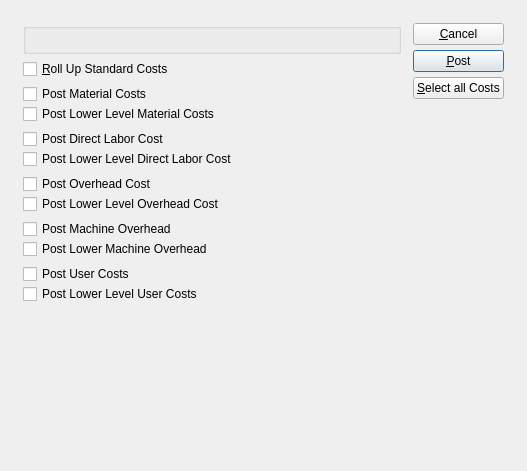
<?xml version="1.0" encoding="UTF-8"?>
<ui version="4.0">
 <comment>This file is part of the xTuple ERP: PostBooks Edition, a free and
open source Enterprise Resource Planning software suite,
Copyright (c) 1999-2019 by OpenMFG LLC, d/b/a xTuple.
It is licensed to you under the Common Public Attribution License
version 1.0, the full text of which (including xTuple-specific Exhibits)
is available at www.xtuple.com/CPAL.  By using this software, you agree
to be bound by its terms.</comment>
 <class>postCostsByClassCode</class>
 <widget class="QDialog" name="postCostsByClassCode">
  <property name="geometry">
   <rect>
    <x>0</x>
    <y>0</y>
    <width>527</width>
    <height>471</height>
   </rect>
  </property>
  <property name="windowTitle">
   <string>Post Actual Costs by Class Code</string>
  </property>
  <layout class="QGridLayout" name="gridLayout_2">
   <item row="0" column="0">
    <layout class="QGridLayout" name="gridLayout">
     <property name="margin">
      <number>12</number>
     </property>
     <property name="spacing">
      <number>12</number>
     </property>
     <item row="0" column="0">
      <layout class="QVBoxLayout">
       <property name="spacing">
        <number>0</number>
       </property>
       <item>
        <layout class="QVBoxLayout">
         <property name="spacing">
          <number>5</number>
         </property>
         <item>
          <widget class="ParameterGroup" name="_classCode">
           <property name="title">
            <string/>
           </property>
           <property name="fixedSize">
            <bool>false</bool>
           </property>
          </widget>
         </item>
         <item>
          <layout class="QHBoxLayout">
           <property name="spacing">
            <number>0</number>
           </property>
           <item>
            <widget class="QCheckBox" name="_rollUp">
             <property name="text">
              <string>&amp;Roll Up Standard Costs</string>
             </property>
            </widget>
           </item>
           <item>
            <spacer>
             <property name="orientation">
              <enum>Qt::Horizontal</enum>
             </property>
             <property name="sizeType">
              <enum>QSizePolicy::Expanding</enum>
             </property>
             <property name="sizeHint" stdset="0">
              <size>
               <width>20</width>
               <height>20</height>
              </size>
             </property>
            </spacer>
           </item>
          </layout>
         </item>
         <item>
          <layout class="QVBoxLayout">
           <property name="spacing">
            <number>0</number>
           </property>
           <item>
            <layout class="QHBoxLayout">
             <property name="spacing">
              <number>0</number>
             </property>
             <item>
              <widget class="QCheckBox" name="_material">
               <property name="text">
                <string>Post Material Costs</string>
               </property>
              </widget>
             </item>
             <item>
              <spacer>
               <property name="orientation">
                <enum>Qt::Horizontal</enum>
               </property>
               <property name="sizeType">
                <enum>QSizePolicy::Expanding</enum>
               </property>
               <property name="sizeHint" stdset="0">
                <size>
                 <width>20</width>
                 <height>20</height>
                </size>
               </property>
              </spacer>
             </item>
            </layout>
           </item>
           <item>
            <layout class="QHBoxLayout">
             <property name="spacing">
              <number>0</number>
             </property>
             <item>
              <widget class="QCheckBox" name="_lowerMaterial">
               <property name="text">
                <string>Post Lower Level Material Costs</string>
               </property>
              </widget>
             </item>
             <item>
              <spacer>
               <property name="orientation">
                <enum>Qt::Horizontal</enum>
               </property>
               <property name="sizeType">
                <enum>QSizePolicy::Expanding</enum>
               </property>
               <property name="sizeHint" stdset="0">
                <size>
                 <width>20</width>
                 <height>20</height>
                </size>
               </property>
              </spacer>
             </item>
            </layout>
           </item>
          </layout>
         </item>
         <item>
          <layout class="QVBoxLayout">
           <property name="spacing">
            <number>0</number>
           </property>
           <item>
            <layout class="QHBoxLayout">
             <property name="spacing">
              <number>0</number>
             </property>
             <item>
              <widget class="QCheckBox" name="_directLabor">
               <property name="text">
                <string>Post Direct Labor Cost</string>
               </property>
              </widget>
             </item>
             <item>
              <spacer>
               <property name="orientation">
                <enum>Qt::Horizontal</enum>
               </property>
               <property name="sizeType">
                <enum>QSizePolicy::Expanding</enum>
               </property>
               <property name="sizeHint" stdset="0">
                <size>
                 <width>20</width>
                 <height>0</height>
                </size>
               </property>
              </spacer>
             </item>
            </layout>
           </item>
           <item>
            <layout class="QHBoxLayout">
             <property name="spacing">
              <number>0</number>
             </property>
             <item>
              <widget class="QCheckBox" name="_lowerDirectLabor">
               <property name="text">
                <string>Post Lower Level Direct Labor Cost</string>
               </property>
              </widget>
             </item>
             <item>
              <spacer>
               <property name="orientation">
                <enum>Qt::Horizontal</enum>
               </property>
               <property name="sizeType">
                <enum>QSizePolicy::Expanding</enum>
               </property>
               <property name="sizeHint" stdset="0">
                <size>
                 <width>20</width>
                 <height>0</height>
                </size>
               </property>
              </spacer>
             </item>
            </layout>
           </item>
          </layout>
         </item>
         <item>
          <layout class="QVBoxLayout">
           <property name="spacing">
            <number>0</number>
           </property>
           <item>
            <layout class="QHBoxLayout">
             <property name="spacing">
              <number>0</number>
             </property>
             <item>
              <widget class="QCheckBox" name="_overhead">
               <property name="text">
                <string>Post Overhead Cost</string>
               </property>
              </widget>
             </item>
             <item>
              <spacer>
               <property name="orientation">
                <enum>Qt::Horizontal</enum>
               </property>
               <property name="sizeType">
                <enum>QSizePolicy::Expanding</enum>
               </property>
               <property name="sizeHint" stdset="0">
                <size>
                 <width>20</width>
                 <height>0</height>
                </size>
               </property>
              </spacer>
             </item>
            </layout>
           </item>
           <item>
            <layout class="QHBoxLayout">
             <property name="spacing">
              <number>0</number>
             </property>
             <item>
              <widget class="QCheckBox" name="_lowerOverhead">
               <property name="text">
                <string>Post Lower Level Overhead Cost</string>
               </property>
              </widget>
             </item>
             <item>
              <spacer>
               <property name="orientation">
                <enum>Qt::Horizontal</enum>
               </property>
               <property name="sizeType">
                <enum>QSizePolicy::Expanding</enum>
               </property>
               <property name="sizeHint" stdset="0">
                <size>
                 <width>20</width>
                 <height>0</height>
                </size>
               </property>
              </spacer>
             </item>
            </layout>
           </item>
          </layout>
         </item>
         <item>
          <layout class="QVBoxLayout">
           <property name="spacing">
            <number>0</number>
           </property>
           <item>
            <layout class="QHBoxLayout">
             <property name="spacing">
              <number>0</number>
             </property>
             <item>
              <widget class="QCheckBox" name="_machOverhead">
               <property name="text">
                <string>Post Machine Overhead</string>
               </property>
              </widget>
             </item>
             <item>
              <spacer>
               <property name="orientation">
                <enum>Qt::Horizontal</enum>
               </property>
               <property name="sizeType">
                <enum>QSizePolicy::Expanding</enum>
               </property>
               <property name="sizeHint" stdset="0">
                <size>
                 <width>20</width>
                 <height>0</height>
                </size>
               </property>
              </spacer>
             </item>
            </layout>
           </item>
           <item>
            <layout class="QHBoxLayout">
             <property name="spacing">
              <number>0</number>
             </property>
             <item>
              <widget class="QCheckBox" name="_lowerMachOverhead">
               <property name="text">
                <string>Post Lower Machine Overhead</string>
               </property>
              </widget>
             </item>
             <item>
              <spacer>
               <property name="orientation">
                <enum>Qt::Horizontal</enum>
               </property>
               <property name="sizeType">
                <enum>QSizePolicy::Expanding</enum>
               </property>
               <property name="sizeHint" stdset="0">
                <size>
                 <width>20</width>
                 <height>0</height>
                </size>
               </property>
              </spacer>
             </item>
            </layout>
           </item>
          </layout>
         </item>
         <item>
          <layout class="QVBoxLayout">
           <property name="spacing">
            <number>0</number>
           </property>
           <item>
            <layout class="QHBoxLayout">
             <property name="spacing">
              <number>0</number>
             </property>
             <item>
              <widget class="QCheckBox" name="_user">
               <property name="text">
                <string>Post User Costs</string>
               </property>
              </widget>
             </item>
             <item>
              <spacer>
               <property name="orientation">
                <enum>Qt::Horizontal</enum>
               </property>
               <property name="sizeType">
                <enum>QSizePolicy::Expanding</enum>
               </property>
               <property name="sizeHint" stdset="0">
                <size>
                 <width>20</width>
                 <height>20</height>
                </size>
               </property>
              </spacer>
             </item>
            </layout>
           </item>
           <item>
            <layout class="QHBoxLayout">
             <property name="spacing">
              <number>0</number>
             </property>
             <item>
              <widget class="QCheckBox" name="_lowerUser">
               <property name="text">
                <string>Post Lower Level User Costs</string>
               </property>
              </widget>
             </item>
             <item>
              <spacer>
               <property name="orientation">
                <enum>Qt::Horizontal</enum>
               </property>
               <property name="sizeType">
                <enum>QSizePolicy::Expanding</enum>
               </property>
               <property name="sizeHint" stdset="0">
                <size>
                 <width>20</width>
                 <height>20</height>
                </size>
               </property>
              </spacer>
             </item>
            </layout>
           </item>
          </layout>
         </item>
        </layout>
       </item>
       <item>
        <spacer>
         <property name="orientation">
          <enum>Qt::Vertical</enum>
         </property>
         <property name="sizeType">
          <enum>QSizePolicy::Expanding</enum>
         </property>
         <property name="sizeHint" stdset="0">
          <size>
           <width>20</width>
           <height>16</height>
          </size>
         </property>
        </spacer>
       </item>
      </layout>
     </item>
     <item row="0" column="1">
      <layout class="QVBoxLayout">
       <property name="spacing">
        <number>0</number>
       </property>
       <item>
        <layout class="QVBoxLayout">
         <property name="spacing">
          <number>5</number>
         </property>
         <item>
          <widget class="QPushButton" name="_close">
           <property name="text">
            <string>&amp;Cancel</string>
           </property>
          </widget>
         </item>
         <item>
          <widget class="QPushButton" name="_post">
           <property name="text">
            <string>&amp;Post</string>
           </property>
           <property name="autoDefault">
            <bool>true</bool>
           </property>
           <property name="default">
            <bool>true</bool>
           </property>
          </widget>
         </item>
         <item>
          <widget class="QPushButton" name="_selectAll">
           <property name="enabled">
            <bool>true</bool>
           </property>
           <property name="text">
            <string>&amp;Select all Costs</string>
           </property>
          </widget>
         </item>
        </layout>
       </item>
       <item>
        <spacer>
         <property name="orientation">
          <enum>Qt::Vertical</enum>
         </property>
         <property name="sizeType">
          <enum>QSizePolicy::Expanding</enum>
         </property>
         <property name="sizeHint" stdset="0">
          <size>
           <width>20</width>
           <height>70</height>
          </size>
         </property>
        </spacer>
       </item>
      </layout>
     </item>
    </layout>
   </item>
  </layout>
 </widget>
 <layoutdefault spacing="6" margin="11"/>
 <customwidgets>
  <customwidget>
   <class>ParameterGroup</class>
   <extends>QGroupBox</extends>
   <header>parametergroup.h</header>
   <container>1</container>
  </customwidget>
 </customwidgets>
 <tabstops>
  <tabstop>_rollUp</tabstop>
  <tabstop>_material</tabstop>
  <tabstop>_lowerMaterial</tabstop>
  <tabstop>_directLabor</tabstop>
  <tabstop>_lowerDirectLabor</tabstop>
  <tabstop>_overhead</tabstop>
  <tabstop>_lowerOverhead</tabstop>
  <tabstop>_machOverhead</tabstop>
  <tabstop>_lowerMachOverhead</tabstop>
  <tabstop>_user</tabstop>
  <tabstop>_lowerUser</tabstop>
  <tabstop>_post</tabstop>
  <tabstop>_selectAll</tabstop>
  <tabstop>_close</tabstop>
 </tabstops>
 <resources/>
 <connections>
  <connection>
   <sender>_close</sender>
   <signal>clicked()</signal>
   <receiver>postCostsByClassCode</receiver>
   <slot>reject()</slot>
   <hints>
    <hint type="sourcelabel">
     <x>20</x>
     <y>20</y>
    </hint>
    <hint type="destinationlabel">
     <x>20</x>
     <y>20</y>
    </hint>
   </hints>
  </connection>
 </connections>
</ui>
